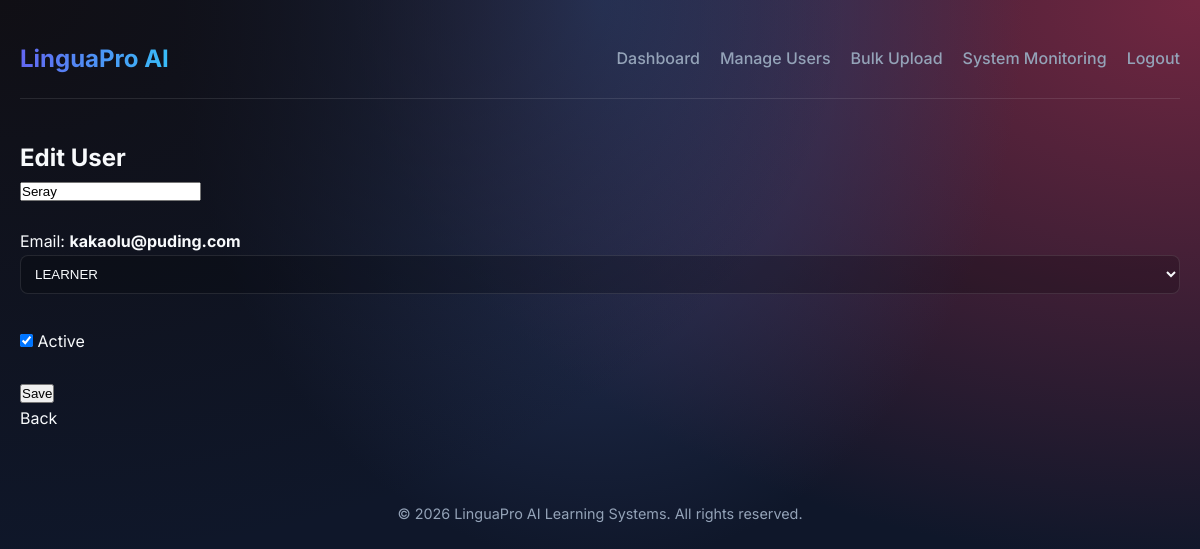
Screenshot of /admin/user_edit.php?id=13 (signed in) with the database file from the repository.
### tables this page shows
CREATE TABLE `users` (
  `id` int(11) NOT NULL,
  `name` varchar(120) NOT NULL,
  `education_level` varchar(100) DEFAULT NULL,
  `email` varchar(190) NOT NULL,
  `password_hash` varchar(255) NOT NULL,
  `role` enum('ADMIN','INSTRUCTOR','LEARNER') NOT NULL DEFAULT 'LEARNER',
  `reset_token` varchar(255) DEFAULT NULL,
  `reset_token_expiry` datetime DEFAULT NULL,
  `active` tinyint(1) NOT NULL DEFAULT 1,
  `created_at` timestamp NOT NULL DEFAULT current_timestamp(),
  `password_plain` varchar(255) DEFAULT NULL
);

### admin/user_edit.php (the view, shortened to what this page needs)
<?php
require_once __DIR__ . "/../config/db.php";
require_once __DIR__ . "/../includes/header.php";
$id = (int)($_GET["id"] ?? 0);
$stmt = $pdo->prepare("SELECT id,name,email,role,active FROM users WHERE id=?");
$stmt->execute([$id]);
$u = $stmt->fetch(PDO::FETCH_ASSOC);
?>
<h2>Edit User</h2>
<form method="post">
  <input name="name" value="<?= htmlspecialchars($u["name"]) ?>" required><br><br>
  <p>Email: <b><?= htmlspecialchars($u["email"]) ?></b></p>
  <select name="role">
    <option value="LEARNER" <?= $u["role"]==="LEARNER"?"selected":"" ?>>LEARNER</option>
  </select><br><br>
  <label>
    <input type="checkbox" name="active" <?= ((int)$u["active"]===1)?"checked":"" ?>> Active
  </label><br><br>
  <button type="submit">Save</button>
</form>
<p><a href="/Seng321/admin/users.php">Back</a></p>
<?php
require_once __DIR__ . "/../includes/footer.php";
?>

### assets/style.css (style rules this page uses)
:root { --bg-color: #0f172a; --card-bg: rgba(30, 41, 59, 0.7); --primary-color: #6366f1; --secondary-color: #a855f7; --accent-color: #38bdf8; --text-color: #f8fafc; --text-muted: #94a3b8; --success: #22c55e; --warning: #eab308; --danger: #ef4444; --border-color: rgba(255, 255, 255, 0.1); --glass-shadow: 0 8px 32px 0 rgba(0, 0, 0, 0.37); --font-main: 'Inter', sans-serif; }
* { margin: 0; padding: 0; box-sizing: border-box; }
body { font-family: var(--font-main); background-color: var(--bg-color); color: var(--text-color); background-image: radial-gradient(at 0% 0%, hsla(253, 16%, 7%, 1) 0, transparent 50%), radial-gradient(at 50% 0%, hsla(225, 39%, 30%, 1) 0, transparent 50%), radial-gradient(at 100% 0%, hsla(339, 49%, 30%, 1) 0, transparent 50%); min-height: 100vh; line-height: 1.6; animation: fadeIn 0.8s ease-out; }
a { text-decoration: none; color: inherit; transition: all 0.3s ease; }
input[type="text"], input[type="date"], select { width: 100%; padding: 10px; background: rgba(0, 0, 0, 0.2); border: 1px solid var(--border-color); border-radius: 8px; color: var(--text-color); margin-bottom: 10px; }

### rows the page displays
users: name "Seray", email "kakaolu@puding.com", role "LEARNER", active "☑"
